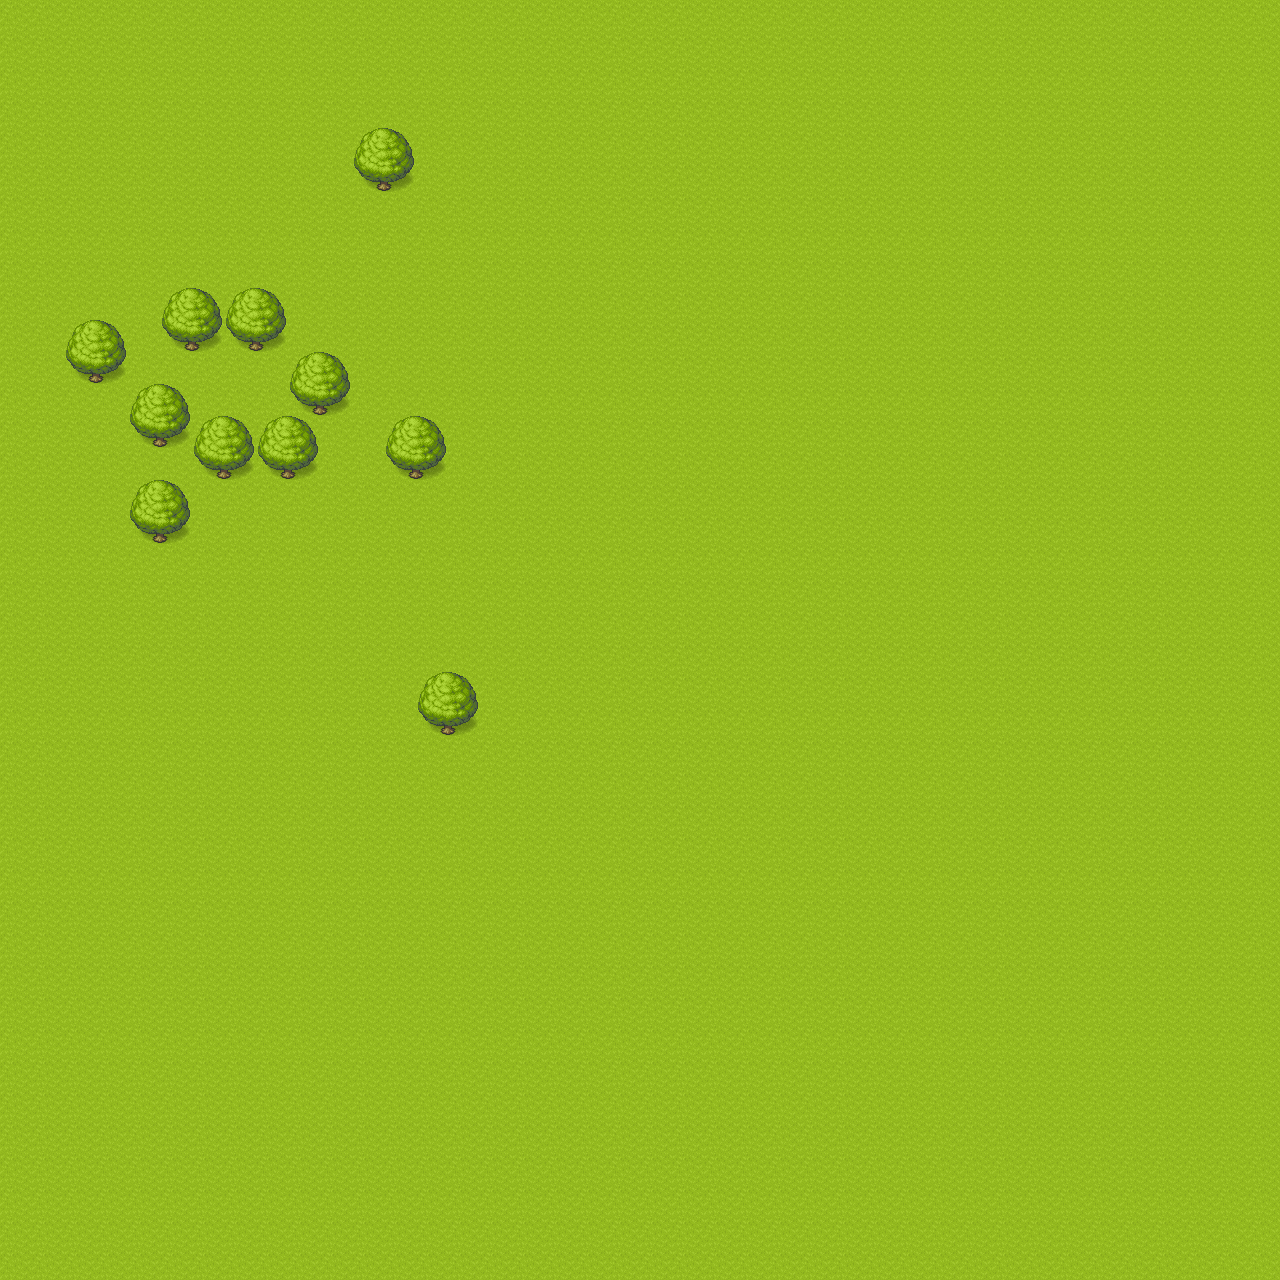

Below is a game level as drawn by its tile map, then a one-line description and the .tmx that defines it (tile-layer data replaced by summaries):
An orthogonal 40x40 tile map with 32x32 px tiles, 2 tile layers (Tile Layer 1, Tile Layer 2) and 2 objects (start, SD).

<map version="1.9" tiledversion="1.9.2" orientation="orthogonal" renderorder="right-down" width="40" height="40" tilewidth="32" tileheight="32" infinite="0" nextlayerid="11" nextobjectid="33">
 <tileset firstgid="1" source="tileset.tsx" />
 <layer id="8" name="Tile Layer 1" width="40" height="40">
  <data>[1600 cells, 1600 non-empty, 1 distinct tile ids]</data>
 </layer>
 <layer id="10" name="Tile Layer 2" width="40" height="40">
  <data>[1600 cells, 44 non-empty, 4 distinct tile ids]</data>
 </layer>
 <objectgroup id="9" name="Object Layer 1">
  <object id="30" name="start" x="156" y="220">
   <point />
  </object>
  <object id="31" name="SD" x="571" y="417">
   <point />
  </object>
 </objectgroup>
</map>
